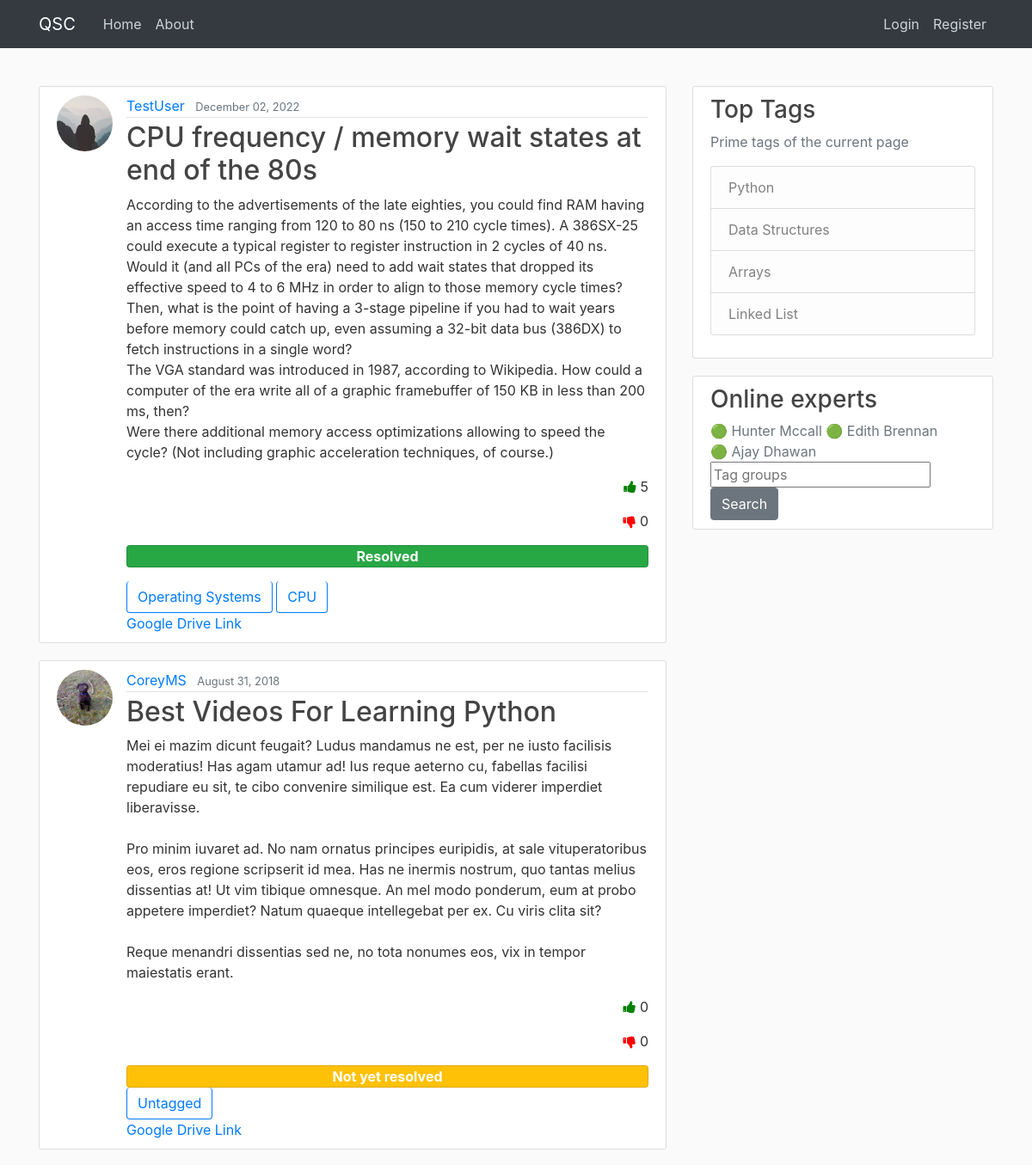
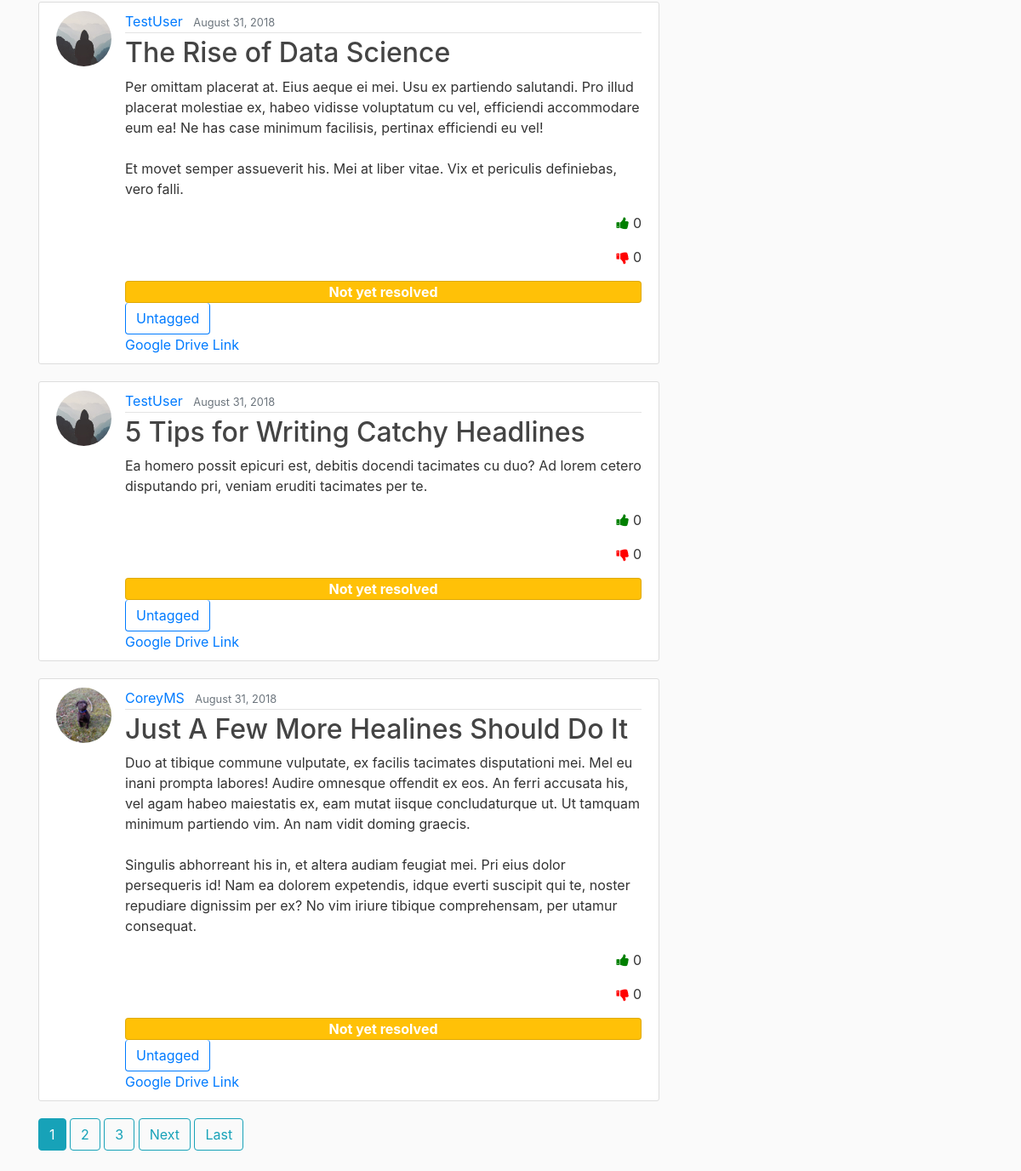
The page / on the database its author committed (2 pictures, top to bottom).
### blog/models.py (models this page shows, shortened)
class Post(models.Model):
    title = models.CharField(max_length=100)
    content = models.TextField()
    date_posted = models.DateTimeField(default=timezone.now)
    author = models.ForeignKey(User, on_delete=models.CASCADE)
    likes = models.IntegerField(default=0)
    dislikes = models.IntegerField(default=0)
    resolved = models.BooleanField(default=False)
    tags = models.CharField(max_length=1000, default='Untagged')
    doc_link = models.URLField(max_length = 200, default = 'https://docs.google.com/document/d/1PYSkN38yVxokq8gk4exA5fiT-cmCdASpP5_weZ9ThLs/edit')

### users/models.py (models this page shows, shortened)
class Profile(models.Model):
    user = models.OneToOneField(User, on_delete=models.CASCADE)
    image = models.ImageField(default='default.jpg', upload_to='profile_pics')

### blog/views.py (the view)
# urls.py: path('', PostListView.as_view(), name='blog-home'),
class PostListView(ListView):
    model = Post
    def get_queryset(self, *args, **kwargs):
        qs = super(PostListView, self).get_queryset(*args, **kwargs)
        post_tags = list()
        print(type(qs))
        for post in qs:
            post.tags = post.tags.split(',')
        return qs
    template_name = 'blog/home.html'  # <app>/<model>_<viewtype>.html
    context_object_name = 'posts'
    ordering = ['-date_posted']
    paginate_by = 5

### blog/templates/blog/home.html (shortened to what this page needs)
{% extends "blog/base.html" %}
{% block content %}
    {% for post in posts %}
        <article class="media content-section">
          <img class="rounded-circle article-img" src="{{ post.author.profile.image.url }}">
          <div class="media-body">
            <div class="article-metadata">
              <a class="mr-2" href="{% url 'user-posts' post.author.username %}">{{ post.author }}</a>
              <small class="text-muted">{{ post.date_posted|date:"F d, Y" }}</small>
            </div>
            <h2><a class="article-title" href="{% url 'post-detail' post.id %}">{{ post.title }}</a></h2>
            <p class="article-content">{{ post.content }}</p>
            <div style="text-align: right;">
              <div>
                <p onclick="increaseLikeCount()">
                  <span style="color: green;"> <i class="fa fa-thumbs-up" aria-hidden="true"></i> </span>
                  <span id="like_count"> {{post.likes}} </span>
                </p>
              </div>
              <div>
                <p onclick="increaseDislikeCount()">
                  <span style="color: red;"> <i class="fa fa-thumbs-down" aria-hidden="true"></i> </span>
                  <span id="dislike_count"> {{post.dislikes}} </span>
                </p>
              </div>
              <div>
                {% if post.resolved %}
                <div class="card text-white bg-success mb-3 rounded text-center">
                  <b>Resolved</b>
                </div>
                {% else %}
                <div class="card text-white bg-warning rounded text-center">
                  <b>Not yet resolved</b>
                </div>
                {% endif %}
              </div>
            </div>
            <div>
              {% for tag in post.tags %}
              <span>
                <span class="btn btn-outline-primary border border-top-0 border-primary rounded">
                   {{tag}}
                </span>
              </span>
              {% endfor %}
            </div>
            <a href={{ post.doc_link }}>Google Drive Link</a>
          </div>
        </article>
    {% endfor %}
    {% if is_paginated %}
      {% for num in page_obj.paginator.page_range %}
        {% if page_obj.number == num %}
          <a class="btn btn-info mb-4" href="?page={{ num }}">{{ num }}</a>
        {% elif num > page_obj.number|add:'-3' and num < page_obj.number|add:'3' %}
          <a class="btn btn-outline-info mb-4" href="?page={{ num }}">{{ num }}</a>
        {% endif %}
      {% endfor %}
      {% if page_obj.has_next %}
        <a class="btn btn-outline-info mb-4" href="?page={{ page_obj.next_page_number }}">Next</a>
        <a class="btn btn-outline-info mb-4" href="?page={{ page_obj.paginator.num_pages }}">Last</a>
      {% endif %}
    {% endif %}
{% endblock content %}

### blog/static/blog/main.css (style rules this page uses)
body { background: #fafafa; color: #333333; margin-top: 5rem; }
h1, h2, h3, h4, h5, h6 { color: #444444; }
.content-section { background: #ffffff; padding: 10px 20px; border: 1px solid #dddddd; border-radius: 3px; margin-bottom: 20px; }
.article-title { color: #444444; }
.article-content { white-space: pre-line; }
.article-img { height: 65px; width: 65px; margin-right: 16px; }
.article-metadata { padding-bottom: 1px; margin-bottom: 4px; border-bottom: 1px solid #e3e3e3 }

### rows shown on the page
Post: author.profile.image (placeholder picture), author "TestUser", date_posted "December 02, 2022", title "CPU frequency / memory wait states at end of the 80s", content "According to the advertisements of the late eighties, you could find RAM having an access time ranging from 120 to 80 ns (150 to 210 cycle times). A 386SX-25 could execute a typical register to register instruction in 2 cycles of 40 ns. Would it (and all PCs of the era) need to add wait states that dropped its effective speed to 4 to 6 MHz in order to align to those memory cycle times? Then, what is the point of having a 3-stage pipeline if you had to wait years before memory could catch up, even assuming a 32-bit data bus (386DX) to fetch instructions in a single word? The VGA standard was introduced in 1987, according to Wikipedia. How could a computer of the era write all of a graphic…", likes "5", dislikes "0", resolved "Resolved", tags "Operating Systems" "CPU"
Post: author.profile.image (picture), author "CoreyMS", date_posted "August 31, 2018", title "Best Videos For Learning Python", content "Mei ei mazim dicunt feugait? Ludus mandamus ne est, per ne iusto facilisis moderatius! Has agam utamur ad! Ius reque aeterno cu, fabellas facilisi repudiare eu sit, te cibo convenire similique est. Ea cum viderer imperdiet liberavisse. Pro minim iuvaret ad. No nam ornatus principes euripidis, at sale vituperatoribus eos, eros regione scripserit id mea. Has ne inermis nostrum, quo tantas melius dissentias at! Ut vim tibique omnesque. An mel modo ponderum, eum at probo appetere imperdiet? Natum quaeque intellegebat per ex. Cu viris clita sit? Reque menandri dissentias sed ne, no tota nonumes eos, vix in tempor maiestatis erant.", likes "0", dislikes "0", resolved "Not yet resolved", tags "Untagged"
Post: author.profile.image (placeholder picture), author "TestUser", date_posted "August 31, 2018", title "The Rise of Data Science", content "Per omittam placerat at. Eius aeque ei mei. Usu ex partiendo salutandi. Pro illud placerat molestiae ex, habeo vidisse voluptatum cu vel, efficiendi accommodare eum ea! Ne has case minimum facilisis, pertinax efficiendi eu vel! Et movet semper assueverit his. Mei at liber vitae. Vix et periculis definiebas, vero falli.", likes "0", dislikes "0", resolved "Not yet resolved", tags "Untagged"
Post: author.profile.image (placeholder picture), author "TestUser", date_posted "August 31, 2018", title "5 Tips for Writing Catchy Headlines", content "Ea homero possit epicuri est, debitis docendi tacimates cu duo? Ad lorem cetero disputando pri, veniam eruditi tacimates per te.", likes "0", dislikes "0", resolved "Not yet resolved", tags "Untagged"
Post: author.profile.image (picture), author "CoreyMS", date_posted "August 31, 2018", title "Just A Few More Healines Should Do It", content "Duo at tibique commune vulputate, ex facilis tacimates disputationi mei. Mel eu inani prompta labores! Audire omnesque offendit ex eos. An ferri accusata his, vel agam habeo maiestatis ex, eam mutat iisque concludaturque ut. Ut tamquam minimum partiendo vim. An nam vidit doming graecis. Singulis abhorreant his in, et altera audiam feugiat mei. Pri eius dolor persequeris id! Nam ea dolorem expetendis, idque everti suscipit qui te, noster repudiare dignissim per ex? No vim iriure tibique comprehensam, per utamur consequat.", likes "0", dislikes "0", resolved "Not yet resolved", tags "Untagged"

### other values the page prints
{{ num }} "1"
{{ num }} "2" "3"
